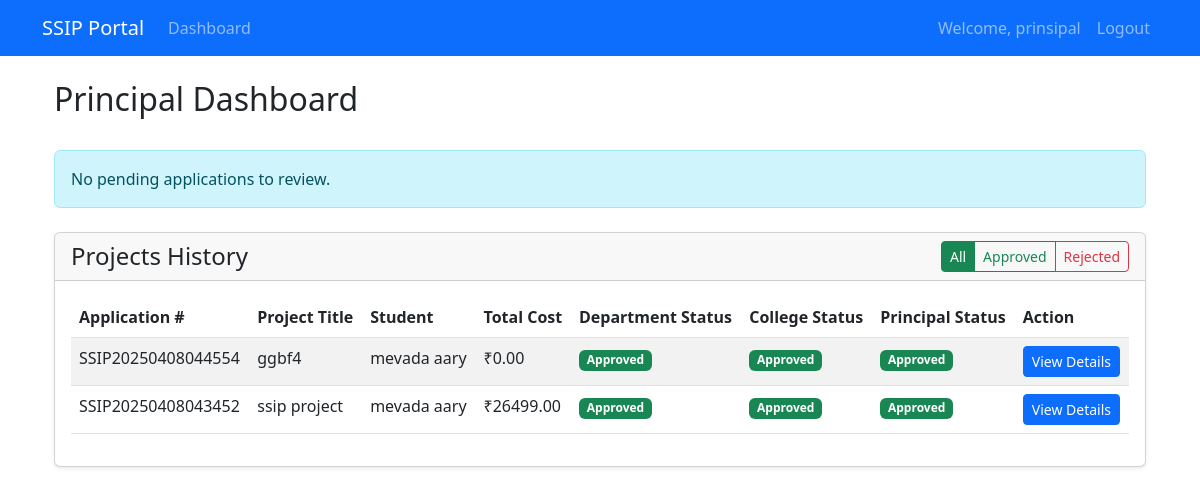
The app's page /dashboard (signed in) with its own data.
### app.py (models this page shows, shortened)
class User(UserMixin, db.Model):
    id = db.Column(db.Integer, primary_key=True)
    email = db.Column(db.String(120), unique=True, nullable=False)
    password = db.Column(db.String(100), nullable=False)
    role = db.Column(db.String(20), nullable=False)  # student, dept_coord, college_coord, principal
    name = db.Column(db.String(100), nullable=False)
    department = db.Column(db.String(100))
    applications = db.relationship('Application', backref='applicant', lazy=True)

class Application(db.Model):
    id = db.Column(db.Integer, primary_key=True)
    application_number = db.Column(db.String(20), unique=True, nullable=False)
    project_title = db.Column(db.String(200), nullable=False)
    problem_statement = db.Column(db.Text, nullable=False)
    solution = db.Column(db.Text, nullable=False)
    team_members = db.Column(db.Text, nullable=False)
    required_components = db.Column(db.Text, nullable=False)
    total_cost = db.Column(db.Float, nullable=False)
    mentor_name = db.Column(db.String(100), nullable=True)
    mentor_email = db.Column(db.String(120), nullable=True)
    mentor_approval = db.Column(db.Boolean, default=False)
    mentor_approval_date = db.Column(db.DateTime, nullable=True)
    dept_status = db.Column(db.String(20), default='pending')
    dept_remarks = db.Column(db.Text)
    dept_review_date = db.Column(db.DateTime)
    college_status = db.Column(db.String(20), default='pending')
    college_remarks = db.Column(db.Text)
    college_review_date = db.Column(db.DateTime)
    principal_status = db.Column(db.String(20), default='pending')
    principal_remarks = db.Column(db.Text)
    principal_review_date = db.Column(db.DateTime)
    created_at = db.Column(db.DateTime, default=datetime.utcnow)
    last_updated = db.Column(db.DateTime, default=datetime.utcnow, onupdate=datetime.utcnow)
    user_id = db.Column(db.Integer, db.ForeignKey('user.id'), nullable=False)
    purchase_lists = db.relationship('PurchaseList', backref='application', lazy=True)
    utilization_certificates = db.relationship('UtilizationCertificate', backref='application', lazy=True)
    notifications = db.relationship('Notification', backref=db.backref('application', lazy=True), lazy=True)

### app.py (the view, shortened to what this page needs)
@app.route('/dashboard')
@login_required
def dashboard():
    if current_user.role == 'student':
        applications = Application.query.filter_by(user_id=current_user.id).all()
        purchase_items = []
        utilization_certificates = []  # Initialize empty list for students
        for app in applications:
            if app.principal_status == 'approved':
                items = PurchaseList.query.filter_by(application_id=app.id).all()
                purchase_items.extend(items)
        approved_applications = []
    else:  # principal
        applications = Application.query.filter_by(college_status='approved', principal_status='pending').all()
        purchase_items = PurchaseList.query.join(Application).filter(
            PurchaseList.dept_status == 'approved',
            PurchaseList.college_status == 'approved',
            PurchaseList.principal_status == 'pending',
            Application.principal_status == 'approved'
        ).all()
        utilization_certificates = UtilizationCertificate.query.join(Application).filter(
            UtilizationCertificate.dept_status == 'approved',
            UtilizationCertificate.college_status == 'approved',
            UtilizationCertificate.principal_status == 'pending',
            Application.principal_status == 'approved'
        ).all()
        approved_applications = Application.query.filter(
            Application.dept_status == 'approved',
            Application.college_status == 'approved',
            Application.principal_status.in_(['approved', 'rejected'])
        ).order_by(Application.created_at.desc()).all()
    return render_template('dashboard.html',
                         applications=applications,
                         purchase_items=purchase_items,
                         utilization_certificates=utilization_certificates,
                         approved_applications=approved_applications)

### templates/dashboard.html (shortened to what this page needs)
{% extends "base.html" %}
{% block content %}
<div class="container">
    <div class="row mb-4">
        <div class="col">
            <h2>{{ current_user.role|title }} Dashboard</h2>
        </div>
    </div>
    {% if applications %}
    <div class="row">
        {% for application in applications %}
        <div class="col-md-6 mb-4">
            <div class="card h-100">
                <div class="card-header d-flex justify-content-between align-items-center">
                    <h5 class="mb-0">{{ application.project_title }}</h5>
                    <span class="badge {% if application.principal_status == 'approved' %}bg-success{% elif application.principal_status == 'rejected' %}bg-danger{% else %}bg-warning{% endif %}">
                        {{ application.principal_status|title }}
                    </span>
                </div>
                <div class="card-body">
                    <p class="card-text"><strong>Application #:</strong> {{ application.application_number }}</p>
                    <p class="card-text"><strong>Total Cost:</strong> ₹{{ "%.2f"|format(application.total_cost) }}</p>
                    <div class="progress-tracker mt-4">
                        <div class="progress-step {% if application.dept_status != 'pending' %}completed{% endif %} {% if application.dept_status == 'pending' %}active{% endif %}">
                            <div class="progress-step-icon">1</div>
                            <p class="mt-2">Department</p>
                        </div>
                        <div class="progress-step {% if application.college_status != 'pending' and application.dept_status == 'approved' %}completed{% endif %} {% if application.college_status == 'pending' and application.dept_status == 'approved' %}active{% endif %}">
                            <div class="progress-step-icon">2</div>
                            <p class="mt-2">College</p>
                        </div>
                        <div class="progress-step {% if application.principal_status != 'pending' and application.college_status == 'approved' %}completed{% endif %} {% if application.principal_status == 'pending' and application.college_status == 'approved' %}active{% endif %}">
                            <div class="progress-step-icon">3</div>
                            <p class="mt-2">Principal</p>
                        </div>
                    </div>
                    <div class="mt-4">
                        <a href="{{ url_for('view_application', id=application.id) }}" class="btn btn-primary">View Details</a>
                        {% if current_user.role == 'dept_coord' and application.dept_status == 'pending' %}
                        <button type="button" class="btn btn-success" data-bs-toggle="modal" data-bs-target="#approveModal{{ application.id }}">
                            Approve
                        </button>
                        <button type="button" class="btn btn-danger" data-bs-toggle="modal" data-bs-target="#rejectModal{{ application.id }}">
                            Reject
                        </button>
                        {% endif %}
                        {% if current_user.role == 'college_coord' and application.dept_status == 'approved' and application.college_status == 'pending' %}
                        <button type="button" class="btn btn-success" data-bs-toggle="modal" data-bs-target="#approveModal{{ application.id }}">
                            Approve
                        </button>
                        <button type="button" class="btn btn-danger" data-bs-toggle="modal" data-bs-target="#rejectModal{{ application.id }}">
                            Reject
                        </button>
                        {% endif %}
                        {% if current_user.role == 'principal' and application.college_status == 'approved' and application.principal_status == 'pending' %}
                        <button type="button" class="btn btn-success" data-bs-toggle="modal" data-bs-target="#approveModal{{ application.id }}">
                            Approve
                        </button>
                        <button type="button" class="btn btn-danger" data-bs-toggle="modal" data-bs-target="#rejectModal{{ application.id }}">
                            Reject
                        </button>
                        {% endif %}
                    </div>
                </div>
            </div>
        </div>
        <div class="modal fade" id="approveModal{{ application.id }}" tabindex="-1">
            <div class="modal-dialog">
                <div class="modal-content">
                    <div class="modal-header">
                        <h5 class="modal-title">Approve Application</h5>
                        <button type="button" class="btn-close" data-bs-dismiss="modal"></button>
                    </div>
                    <div class="modal-body">
                        <p>Are you sure you want to approve this application?</p>
                    </div>
                    <div class="modal-footer">
                        <form action="{% if current_user.role == 'dept_coord' %}{{ url_for('approve_dept', id=application.id) }}{% elif current_user.role == 'college_coord' %}{{ url_for('approve_college', id=application.id) }}{% elif current_user.role == 'principal' %}{{ url_for('approve_principal', id=application.id) }}{% endif %}" method="POST">
                            <button type="button" class="btn btn-secondary" data-bs-dismiss="modal">Cancel</button>
                            <button type="submit" class="btn btn-success">Approve</button>
                        </form>
                    </div>
                </div>
            </div>
        </div>
        <div class="modal fade" id="rejectModal{{ application.id }}" tabindex="-1">
            <div class="modal-dialog">
                <div class="modal-content">
                    <div class="modal-header">
                        <h5 class="modal-title">Reject Application</h5>
                        <button type="button" class="btn-close" data-bs-dismiss="modal"></button>
                    </div>
                    <form action="{% if current_user.role == 'dept_coord' %}{{ url_for('reject_dept', id=application.id) }}{% elif current_user.role == 'college_coord' %}{{ url_for('reject_college', id=application.id) }}{% elif current_user.role == 'principal' %}{{ url_for('reject_principal', id=application.id) }}{% endif %}" method="POST">
                        <div class="modal-body">
                            <div class="mb-3">
                                <label for="reason" class="form-label">Reason for Rejection</label>
                                <textarea class="form-control" id="reason" name="reason" rows="3" required></textarea>
                            </div>
                        </div>
                        <div class="modal-footer">
                            <button type="button" class="btn btn-secondary" data-bs-dismiss="modal">Cancel</button>
                            <button type="submit" class="btn btn-danger">Reject</button>
                        </div>
                    </form>
                </div>
            </div>
        </div>
        {% endfor %}
    </div>
    {% else %}
    <div class="alert alert-info">
        {% if current_user.role == 'student' %}
        No applications found. Click "New Application" to submit your first SSIP application.
        {% else %}
        No pending applications to review.
        {% endif %}
    </div>
    {% endif %}
    {% if current_user.role != 'student' and approved_applications %}
    <div class="card mt-4">
        <div class="card-header d-flex justify-content-between align-items-center">
            <h4 class="mb-0">Projects History</h4>
            <div class="btn-group" role="group">
                <button type="button" class="btn btn-sm btn-outline-success active" onclick="filterHistory('all')">All</button>
                <button type="button" class="btn btn-sm btn-outline-success" onclick="filterHistory('approved')">Approved</button>
                <button type="button" class="btn btn-sm btn-outline-danger" onclick="filterHistory('rejected')">Rejected</button>
            </div>
        </div>
        <div class="card-body">
            <div class="table-responsive">
                <table class="table table-striped">
                    <thead>
                        <tr>
                            <th>Application #</th>
                            <th>Project Title</th>
                            <th>Student</th>
                            <th>Total Cost</th>
                            <th>Department Status</th>
                            <th>College Status</th>
                            <th>Principal Status</th>
                            <th>Action</th>
                        </tr>
                    </thead>
                    <tbody>
                        {% for app in approved_applications %}
                        <tr class="history-row"
                            data-dept="{{ app.dept_status }}"
                            data-college="{{ app.college_status }}"
                            data-principal="{{ app.principal_status }}">
                            <td>{{ app.application_number }}</td>
                            <td>{{ app.project_title }}</td>
                            <td>{{ app.applicant.name }}</td>
                            <td>₹{{ "%.2f"|format(app.total_cost) }}</td>
                            <td>
                                <span class="badge {% if app.dept_status == 'approved' %}bg-success{% elif app.dept_status == 'rejected' %}bg-danger{% else %}bg-warning{% endif %}">
                                    {{ app.dept_status|title }}
                                </span>
                            </td>
                            <td>
                                <span class="badge {% if app.college_status == 'approved' %}bg-success{% elif app.college_status == 'rejected' %}bg-danger{% else %}bg-warning{% endif %}">
                                    {{ app.college_status|title }}
                                </span>
                            </td>
                            <td>
                                <span class="badge {% if app.principal_status == 'approved' %}bg-success{% elif app.principal_status == 'rejected' %}bg-danger{% else %}bg-warning{% endif %}">
                                    {{ app.principal_status|title }}
                                </span>
                            </td>
                            <td>
                                <a href="{{ url_for('view_application', id=app.id) }}" class="btn btn-sm btn-primary">View Details</a>
                            </td>
                        </tr>
                        {% endfor %}
                    </tbody>
                </table>
            </div>
        </div>
    </div>
    {% endif %}
</div>
{% endblock %}

### templates/base.html (shortened to what this page needs)
<!DOCTYPE html>
<html lang="en">
<head>
    <link href="https://cdn.jsdelivr.net/npm/bootstrap@5.3.0/dist/css/bootstrap.min.css" rel="stylesheet">
    <link rel="stylesheet" href="{{ url_for('static', filename='css/style.css') }}">
</head>
<body>
    <nav class="navbar navbar-expand-lg navbar-dark bg-primary">
        <div class="container">
            <a class="navbar-brand" href="{{ url_for('index') }}">SSIP Portal</a>
            <div class="collapse navbar-collapse" id="navbarNav">
                <ul class="navbar-nav me-auto">
                    {% if current_user.is_authenticated %}
                        <li class="nav-item">
                            <a class="nav-link" href="{{ url_for('dashboard') }}">Dashboard</a>
                        </li>
                    {% endif %}
                </ul>
                <ul class="navbar-nav">
                    {% if current_user.is_authenticated %}
                        <li class="nav-item">
                            <span class="nav-link">Welcome, {{ current_user.name }}</span>
                        </li>
                        <li class="nav-item">
                            <a class="nav-link" href="{{ url_for('logout') }}">Logout</a>
                        </li>
                    {% endif %}
                </ul>
            </div>
        </div>
    </nav>
    <div class="container mt-4">
        {% block content %}{% endblock %}
    </div>
</body>
</html>

### records on screen
User: name "prinsipal", role "Principal"
Application: application_number "SSIP20250408044554", project_title "ggbf4", applicant.name "mevada aary", total_cost "0.00", dept_status "Approved", college_status "Approved", principal_status "Approved"
Application: application_number "SSIP20250408043452", project_title "ssip project", applicant.name "mevada aary", total_cost "26499.00", dept_status "Approved", college_status "Approved", principal_status "Approved"
